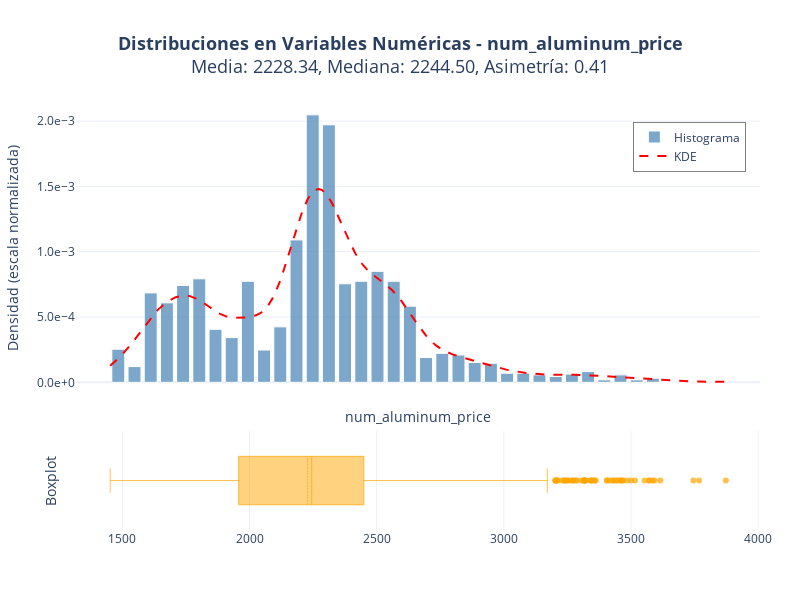
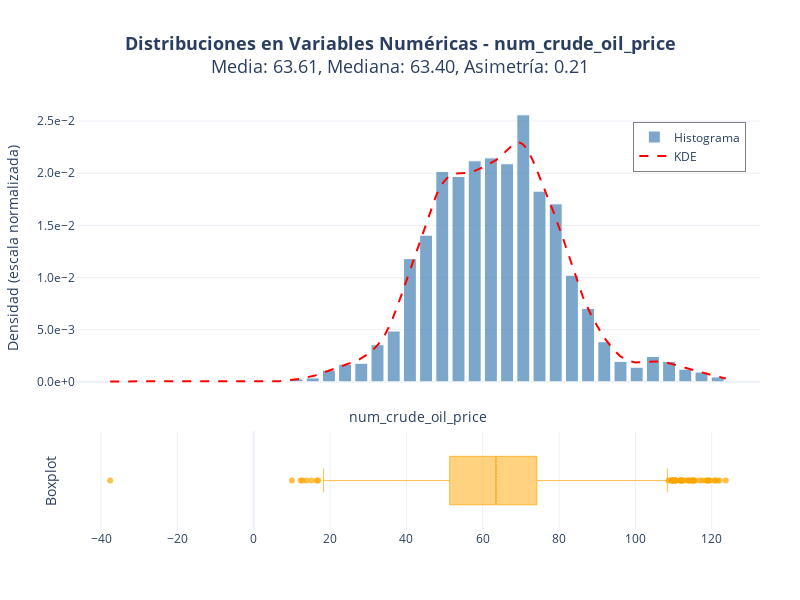
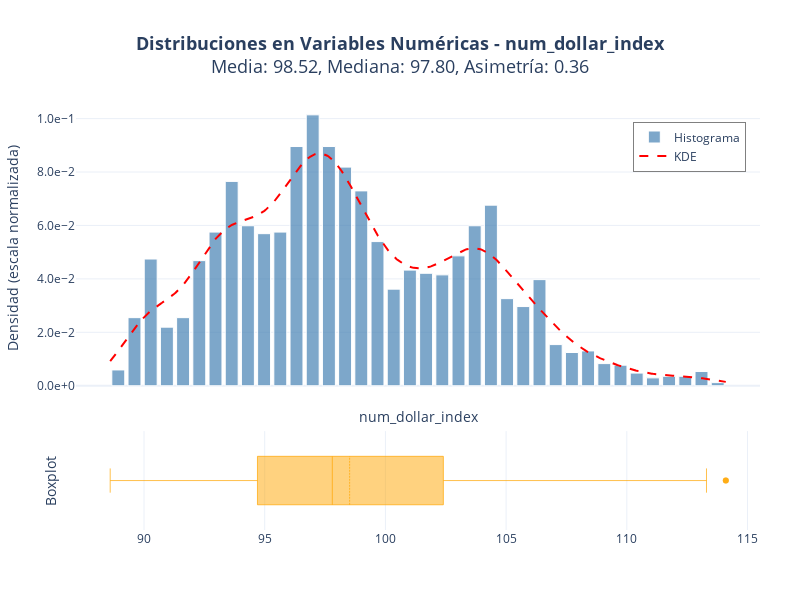
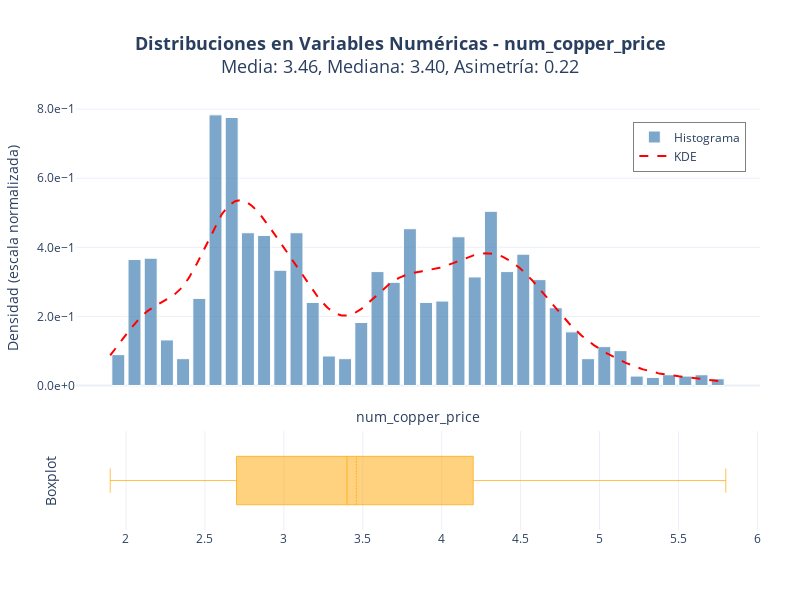

Source (notebook cell) for these figures, in order:
### Markdown cell above
### Analísis Exploratorio de datos

### Code cell
# Análisis exploratorio visual completo
compute_EDA(df)

### Figure 1 — Plotly figure (JSON) as saved in the notebook; plotly's stock layout.template omitted (floating-point values rounded to 4 significant figures; data arrays with more than 128 entries replaced by an {"elided": "..."} marker saying what was removed)
{"data": [{"hovertemplate": "Valor: %{x:.2f}<br>Densidad: %{y:.4e}<extra></extra>", "marker": {"color": "rgba(70,130,180,0.7)", "line": {"color": "white", "width": 1}}, "name": "Histograma", "type": "bar", "x": [1484.0, 1548.0, 1611.0, 1675.0, 1739.0, 1802.0, 1866.0, 1930.0, 1994.0, 2057.0, 2121.0, 2185.0, 2248.0, 2312.0, 2376.0, 2440.0, 2503.0, 2567.0, 2631.0, 2694.0, 2758.0, 2822.0, 2885.0, 2949.0, 3013.0, 3077.0, 3140.0, 3204.0, 3268.0, 3331.0, 3395.0, 3459.0, 3523.0, 3586.0, 3650.0, 3714.0, 3777.0, 3841.0], "xaxis": "x", "y": [0.0002537, 0.0001205, 0.0006849, 0.0006088, 0.000742, 0.0007927, 0.0004059, 0.0003425, 0.0007737, 0.0002473, 0.0004249, 0.001091, 0.002048, 0.001972, 0.0007547, 0.0007737, 0.0008498, 0.0007737, 0.0005834, 0.0001903, 0.000222, 0.0002093, 0.0001522, 0.0001459, 6.976e-05, 6.976e-05, 5.708e-05, 4.439e-05, 6.342e-05, 8.244e-05, 1.903e-05, 5.708e-05, 1.903e-05, 3.171e-05, 0, 6.342e-06, 6.342e-06, 6.342e-06], "yaxis": "y"}, {"hovertemplate": "Valor: %{x:.2f}<br>Densidad KDE: %{y:.4e}<extra></extra>", "line": {"color": "red", "dash": "dash", "width": 2}, "mode": "lines", "name": "KDE", "type": "scatter", "x": {"elided": "500 float values"}, "xaxis": "x", "y": {"elided": "500 float values"}, "yaxis": "y"}, {"boxmean": true, "line": {"width": 1}, "marker": {"color": "rgba(255,165,0,0.7)"}, "name": "Boxplot", "orientation": "h", "showlegend": false, "type": "box", "x": {"elided": "2475 float values"}, "xaxis": "x2", "yaxis": "y2"}], "layout": {"height": 600, "legend": {"bgcolor": "rgba(255,255,255,0.6)", "bordercolor": "gray", "borderwidth": 1, "font": {"size": 12}, "x": 0.98, "xanchor": "right", "y": 0.95, "yanchor": "top"}, "margin": {"b": 70, "l": 70, "r": 40, "t": 100}, "showlegend": true, "title": {"font": {"size": 18}, "text": "<b>Distribuciones en Variables Numéricas - num_aluminum_price</b><br>Media: 2228.34, Mediana: 2244.50, Asimetría: 0.41", "x": 0.5}, "width": 800, "xaxis": {"anchor": "y", "domain": [0, 1], "matches": "x2", "showticklabels": false, "title": {"text": "num_aluminum_price"}}, "xaxis2": {"anchor": "y2", "domain": [0, 1]}, "yaxis": {"anchor": "x", "domain": [0.31, 1], "tickformat": ".1e", "title": {"text": "Densidad (escala normalizada)"}}, "yaxis2": {"anchor": "x2", "domain": [0, 0.23], "showticklabels": false, "title": {"text": "Boxplot"}}}}

### Figure 2 — Plotly figure (JSON) as saved in the notebook; plotly's stock layout.template omitted (floating-point values rounded to 4 significant figures; data arrays with more than 128 entries replaced by an {"elided": "..."} marker saying what was removed)
{"data": [{"hovertemplate": "Valor: %{x:.2f}<br>Densidad: %{y:.4e}<extra></extra>", "marker": {"color": "rgba(70,130,180,0.7)", "line": {"color": "white", "width": 1}}, "name": "Histograma", "type": "bar", "x": [-35.48, -31.23, -26.99, -22.74, -18.5, -14.25, -10.01, -5.764, -1.52, 2.725, 6.97, 11.21, 15.46, 19.7, 23.95, 28.19, 32.44, 36.68, 40.93, 45.17, 49.42, 53.66, 57.91, 62.15, 66.4, 70.64, 74.89, 79.13, 83.38, 87.62, 91.86, 96.11, 100.4, 104.6, 108.8, 113.1, 117.3, 121.6], "xaxis": "x", "y": [9.378e-05, 0, 0, 0, 0, 0, 0, 0, 0, 0, 0, 0.0002814, 0.0003751, 0.001125, 0.001688, 0.001782, 0.003564, 0.004877, 0.01182, 0.01407, 0.02016, 0.01969, 0.0212, 0.02148, 0.02091, 0.0256, 0.01829, 0.01707, 0.01022, 0.007034, 0.003845, 0.001969, 0.001407, 0.002438, 0.001969, 0.001219, 0.0009378, 0.0004689], "yaxis": "y"}, {"hovertemplate": "Valor: %{x:.2f}<br>Densidad KDE: %{y:.4e}<extra></extra>", "line": {"color": "red", "dash": "dash", "width": 2}, "mode": "lines", "name": "KDE", "type": "scatter", "x": {"elided": "500 float values"}, "xaxis": "x", "y": {"elided": "500 float values"}, "yaxis": "y"}, {"boxmean": true, "line": {"width": 1}, "marker": {"color": "rgba(255,165,0,0.7)"}, "name": "Boxplot", "orientation": "h", "showlegend": false, "type": "box", "x": {"elided": "2512 float values"}, "xaxis": "x2", "yaxis": "y2"}], "layout": {"height": 600, "legend": {"bgcolor": "rgba(255,255,255,0.6)", "bordercolor": "gray", "borderwidth": 1, "font": {"size": 12}, "x": 0.98, "xanchor": "right", "y": 0.95, "yanchor": "top"}, "margin": {"b": 70, "l": 70, "r": 40, "t": 100}, "showlegend": true, "title": {"font": {"size": 18}, "text": "<b>Distribuciones en Variables Numéricas - num_crude_oil_price</b><br>Media: 63.61, Mediana: 63.40, Asimetría: 0.21", "x": 0.5}, "width": 800, "xaxis": {"anchor": "y", "domain": [0, 1], "matches": "x2", "showticklabels": false, "title": {"text": "num_crude_oil_price"}}, "xaxis2": {"anchor": "y2", "domain": [0, 1]}, "yaxis": {"anchor": "x", "domain": [0.31, 1], "tickformat": ".1e", "title": {"text": "Densidad (escala normalizada)"}}, "yaxis2": {"anchor": "x2", "domain": [0, 0.23], "showticklabels": false, "title": {"text": "Boxplot"}}}}

### Figure 3 — Plotly figure (JSON) as saved in the notebook; plotly's stock layout.template omitted (floating-point values rounded to 4 significant figures; data arrays with more than 128 entries replaced by an {"elided": "..."} marker saying what was removed)
{"data": [{"hovertemplate": "Valor: %{x:.2f}<br>Densidad: %{y:.4e}<extra></extra>", "marker": {"color": "rgba(70,130,180,0.7)", "line": {"color": "white", "width": 1}}, "name": "Histograma", "type": "bar", "x": [88.94, 89.61, 90.28, 90.95, 91.62, 92.29, 92.96, 93.63, 94.3, 94.97, 95.65, 96.32, 96.99, 97.66, 98.33, 99.0, 99.67, 100.3, 101.0, 101.7, 102.4, 103.0, 103.7, 104.4, 105.0, 105.7, 106.4, 107.1, 107.7, 108.4, 109.1, 109.7, 110.4, 111.1, 111.8, 112.4, 113.1, 113.8], "xaxis": "x", "y": [0.00593, 0.0255, 0.04744, 0.02194, 0.0255, 0.04685, 0.05752, 0.0765, 0.05989, 0.05693, 0.05752, 0.08954, 0.1014, 0.08954, 0.08183, 0.07294, 0.05396, 0.03617, 0.04329, 0.0421, 0.04151, 0.04863, 0.05989, 0.0676, 0.03261, 0.02965, 0.03973, 0.01542, 0.01245, 0.01305, 0.008302, 0.007709, 0.004744, 0.002965, 0.003558, 0.003558, 0.005337, 0.001186], "yaxis": "y"}, {"hovertemplate": "Valor: %{x:.2f}<br>Densidad KDE: %{y:.4e}<extra></extra>", "line": {"color": "red", "dash": "dash", "width": 2}, "mode": "lines", "name": "KDE", "type": "scatter", "x": {"elided": "500 float values"}, "xaxis": "x", "y": {"elided": "500 float values"}, "yaxis": "y"}, {"boxmean": true, "line": {"width": 1}, "marker": {"color": "rgba(255,165,0,0.7)"}, "name": "Boxplot", "orientation": "h", "showlegend": false, "type": "box", "x": {"elided": "2513 float values"}, "xaxis": "x2", "yaxis": "y2"}], "layout": {"height": 600, "legend": {"bgcolor": "rgba(255,255,255,0.6)", "bordercolor": "gray", "borderwidth": 1, "font": {"size": 12}, "x": 0.98, "xanchor": "right", "y": 0.95, "yanchor": "top"}, "margin": {"b": 70, "l": 70, "r": 40, "t": 100}, "showlegend": true, "title": {"font": {"size": 18}, "text": "<b>Distribuciones en Variables Numéricas - num_dollar_index</b><br>Media: 98.52, Mediana: 97.80, Asimetría: 0.36", "x": 0.5}, "width": 800, "xaxis": {"anchor": "y", "domain": [0, 1], "matches": "x2", "showticklabels": false, "title": {"text": "num_dollar_index"}}, "xaxis2": {"anchor": "y2", "domain": [0, 1]}, "yaxis": {"anchor": "x", "domain": [0.31, 1], "tickformat": ".1e", "title": {"text": "Densidad (escala normalizada)"}}, "yaxis2": {"anchor": "x2", "domain": [0, 0.23], "showticklabels": false, "title": {"text": "Boxplot"}}}}

### Figure 4 — Plotly figure (JSON) as saved in the notebook; plotly's stock layout.template omitted (floating-point values rounded to 4 significant figures; data arrays with more than 128 entries replaced by an {"elided": "..."} marker saying what was removed)
{"data": [{"hovertemplate": "Valor: %{x:.2f}<br>Densidad: %{y:.4e}<extra></extra>", "marker": {"color": "rgba(70,130,180,0.7)", "line": {"color": "white", "width": 1}}, "name": "Histograma", "type": "bar", "x": [1.951, 2.054, 2.157, 2.259, 2.362, 2.464, 2.567, 2.67, 2.772, 2.875, 2.978, 3.08, 3.183, 3.286, 3.388, 3.491, 3.593, 3.696, 3.799, 3.901, 4.004, 4.107, 4.209, 4.312, 4.414, 4.517, 4.62, 4.722, 4.825, 4.928, 5.03, 5.133, 5.236, 5.338, 5.441, 5.543, 5.646, 5.749], "xaxis": "x", "y": [0.08921, 0.3646, 0.3685, 0.1319, 0.07758, 0.2521, 0.7835, 0.7758, 0.4422, 0.4344, 0.3336, 0.4422, 0.2405, 0.08533, 0.07758, 0.1823, 0.3297, 0.2987, 0.4538, 0.2405, 0.2444, 0.4305, 0.3142, 0.5042, 0.3297, 0.3801, 0.3064, 0.225, 0.1552, 0.07758, 0.1125, 0.1008, 0.02715, 0.02327, 0.03103, 0.02715, 0.03103, 0.01939], "yaxis": "y"}, {"hovertemplate": "Valor: %{x:.2f}<br>Densidad KDE: %{y:.4e}<extra></extra>", "line": {"color": "red", "dash": "dash", "width": 2}, "mode": "lines", "name": "KDE", "type": "scatter", "x": {"elided": "500 float values"}, "xaxis": "x", "y": {"elided": "500 float values"}, "yaxis": "y"}, {"boxmean": true, "line": {"width": 1}, "marker": {"color": "rgba(255,165,0,0.7)"}, "name": "Boxplot", "orientation": "h", "showlegend": false, "type": "box", "x": {"elided": "2512 float values"}, "xaxis": "x2", "yaxis": "y2"}], "layout": {"height": 600, "legend": {"bgcolor": "rgba(255,255,255,0.6)", "bordercolor": "gray", "borderwidth": 1, "font": {"size": 12}, "x": 0.98, "xanchor": "right", "y": 0.95, "yanchor": "top"}, "margin": {"b": 70, "l": 70, "r": 40, "t": 100}, "showlegend": true, "title": {"font": {"size": 18}, "text": "<b>Distribuciones en Variables Numéricas - num_copper_price</b><br>Media: 3.46, Mediana: 3.40, Asimetría: 0.22", "x": 0.5}, "width": 800, "xaxis": {"anchor": "y", "domain": [0, 1], "matches": "x2", "showticklabels": false, "title": {"text": "num_copper_price"}}, "xaxis2": {"anchor": "y2", "domain": [0, 1]}, "yaxis": {"anchor": "x", "domain": [0.31, 1], "tickformat": ".1e", "title": {"text": "Densidad (escala normalizada)"}}, "yaxis2": {"anchor": "x2", "domain": [0, 0.23], "showticklabels": false, "title": {"text": "Boxplot"}}}}
